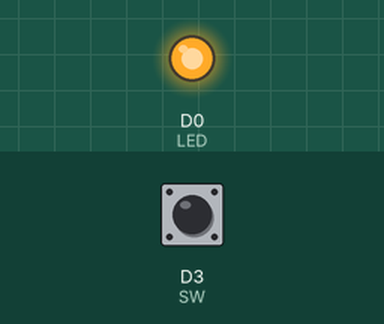
Recording of a sketch running on a simulated ESP8266 (NodeMCU). Shown: output pins drawn as LEDs (lit = HIGH). Inputs (shaded band) come from the test bench; at power-on: D3 (SW) HIGH.

Above: at 1.2 s.
1.3 s: D3 (SW) pulled LOW for 0.15 s
At 1.37 s:
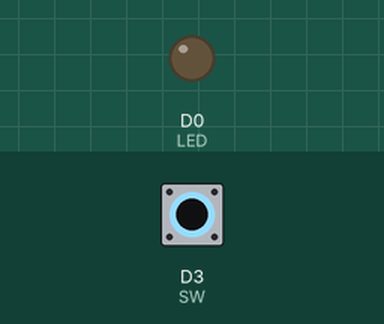
2.9 s: D3 (SW) pulled LOW for 3.2 s
At 6.5 s:
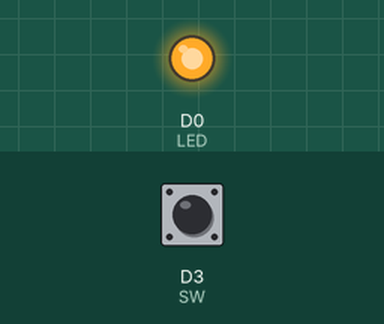
Timing chart, 0 to 8.0 s (numbered marks = the images above; inputs shaded):
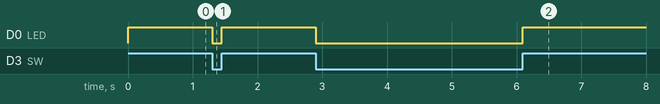

The sketch:

03_digital_io.ino
```cpp
#define LED D0
#define SW D3
#define LED_ON 0
#define LED_OFF 1
void setup() {
  // put your setup code here, to run once:
  pinMode(LED, OUTPUT);
  pinMode(SW, INPUT_PULLUP);
}

void loop() {
  // put your main code here, to run repeatedly:
  int switchPut;
  switchPut = !digitalRead(SW);
  if(switchPut) digitalWrite(LED, LED_ON);
  else digitalWrite(LED, LED_OFF);
}
```

Measured:
- after the input at 1.3 s, D0 (LED): HIGH → LOW at once, → HIGH 0.15 s later
- after the input at 2.9 s, D0 (LED): HIGH → LOW at once, → HIGH 3.2 s later
